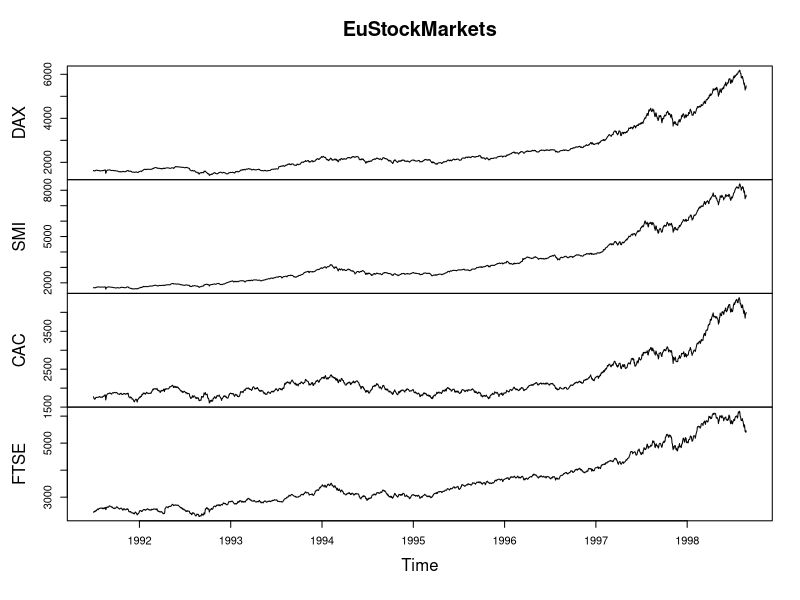
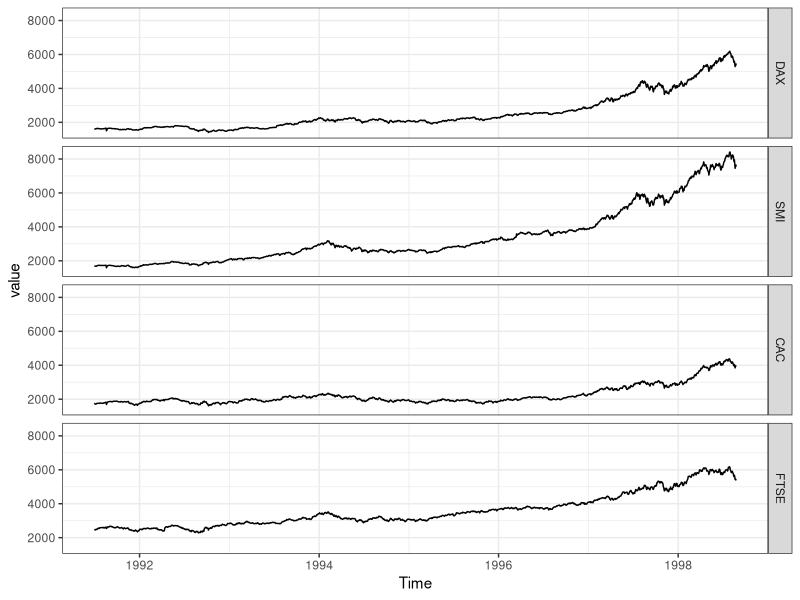
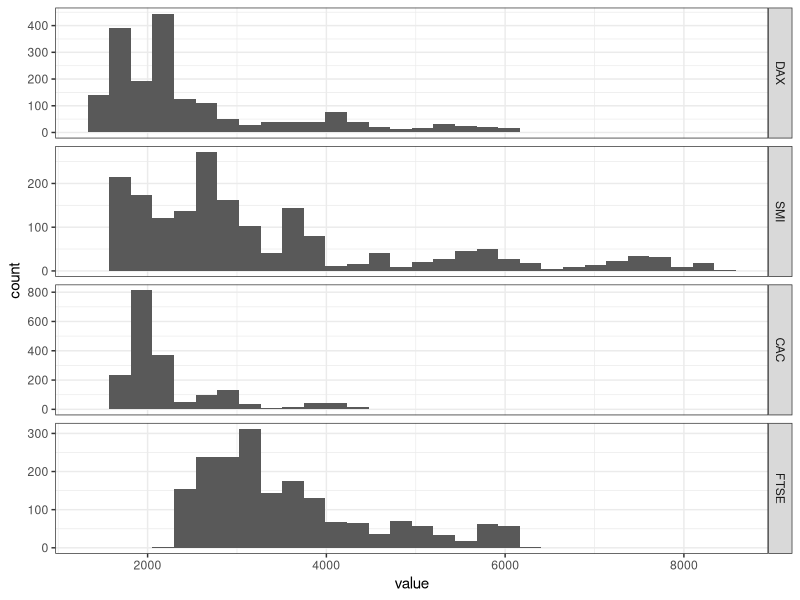
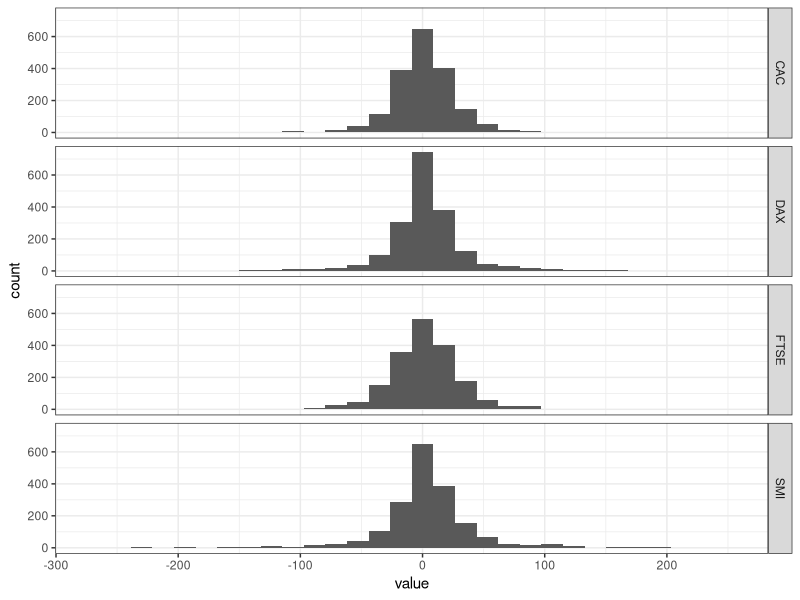
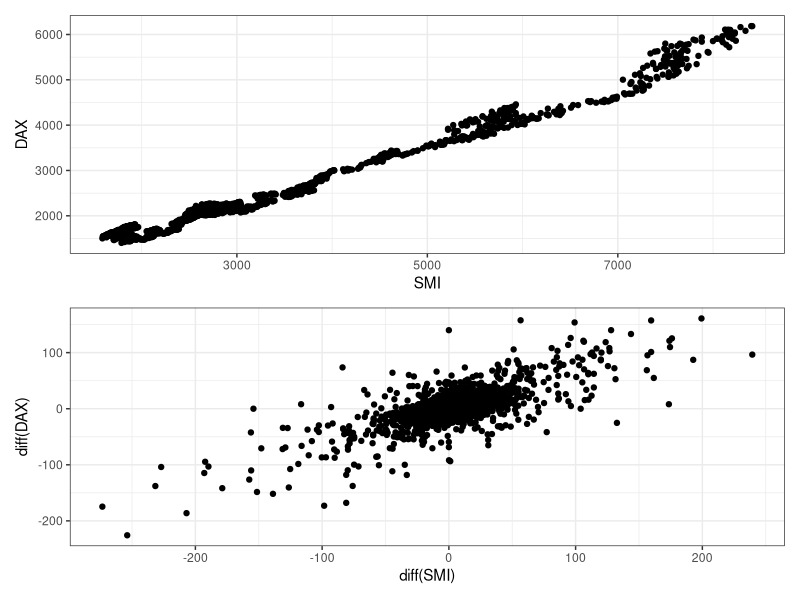
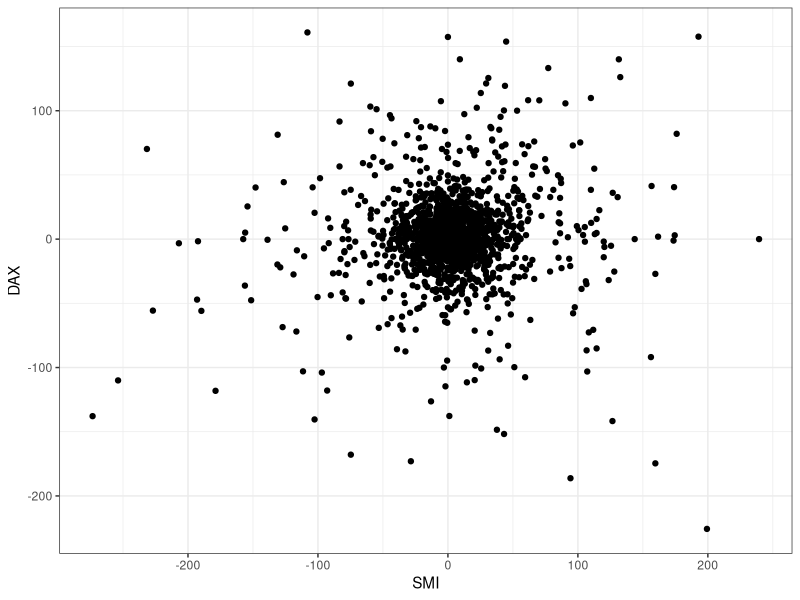
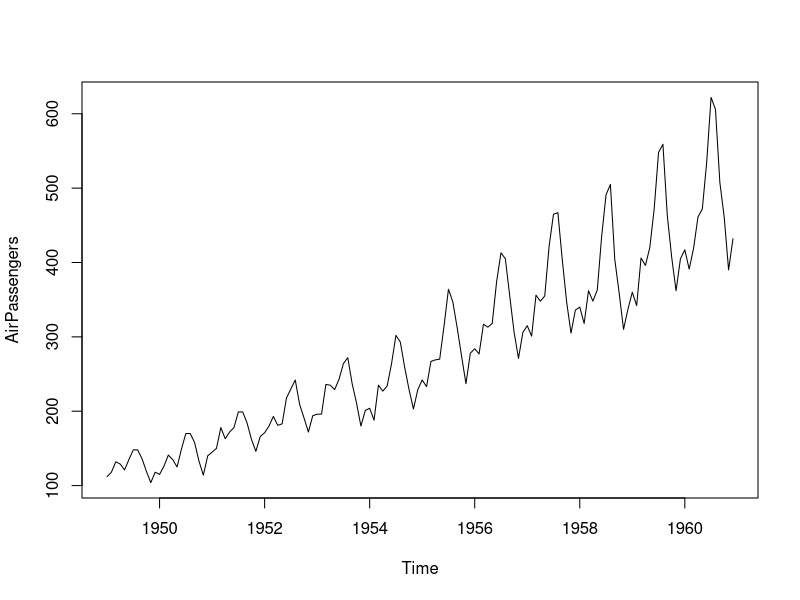

The R source for these figures, in order:
## ---- chunk 1
knitr::opts_chunk$set(warning = FALSE)
library(dplyr)
library(ggplot2)
theme_set(theme_bw())
library(lubridate)
library(tidyr)
library(forcats)
library(patchwork)
## ---- chunk 2
EuStockMarkets %>% head()
## ---- chunk 3
plot(EuStockMarkets)
## ---- chunk 4
frequency(EuStockMarkets)
start(EuStockMarkets)
end(EuStockMarkets)
## ---- chunk 5
window(EuStockMarkets, start = 1997, end = 1998) %>% head()
## ---- chunk 6
EuStockMarkets %>% 
  as_tibble() %>% 
  mutate(Time = time(EuStockMarkets) %>% as.numeric() %>% date_decimal()) -> df
df
## ---- chunk 7
df %>% 
  pivot_longer(cols = DAX:FTSE) %>% 
  mutate(name = fct_inorder(name)) -> #順序調整
  df_longer
df_longer %>% 
  ggplot(aes(x = Time, y = value)) +
  geom_line() +
  facet_grid(name ~ .)
## ---- chunk 8
df %>% 
  mutate(Year = year(Time)) %>% 
  count(Year)
## ---- chunk 9
df %>% 
  summarise(
    start = min(Time),
    end = max(Time)
  )
## ---- chunk 10
df %>% 
  filter(Time >= "1997/01/01", Time < "1998/01/01")
## ---- chunk 11
df_longer %>% 
  ggplot(aes(x = value)) +
  geom_histogram(bins = 30) +
  facet_grid(name ~ ., scales = "free_y")
## ---- chunk 12
df %>% 
  select(!Time) %>% 
  mutate_all(~.x - lag(.x)) %>% 
  na.omit() %>% 
  pivot_longer(cols = everything()) %>% 
  ggplot(aes(x = value)) +
  geom_histogram(bins = 30) +
  facet_grid(name ~ .)
## ---- chunk 13
df %>% 
  ggplot(aes(x = SMI, y = DAX)) +
  geom_point() -> p1
df %>% 
  select(!Time) %>% 
  mutate_all(~.x - lag(.x)) %>% 
  na.omit() %>% 
  ggplot(aes(x = SMI, y = DAX)) +
  geom_point() +
  labs(x = "diff(SMI)", y = "diff(DAX)") -> p2

p1 / p2
## ---- chunk 14
df %>% 
  mutate(
    SMI = lead(SMI - lag(SMI)),
    DAX = DAX - lag(DAX)
  ) %>% 
  ggplot(aes(x = SMI, y = DAX)) +
  geom_point()
## ---- chunk 15
plot(AirPassengers)
